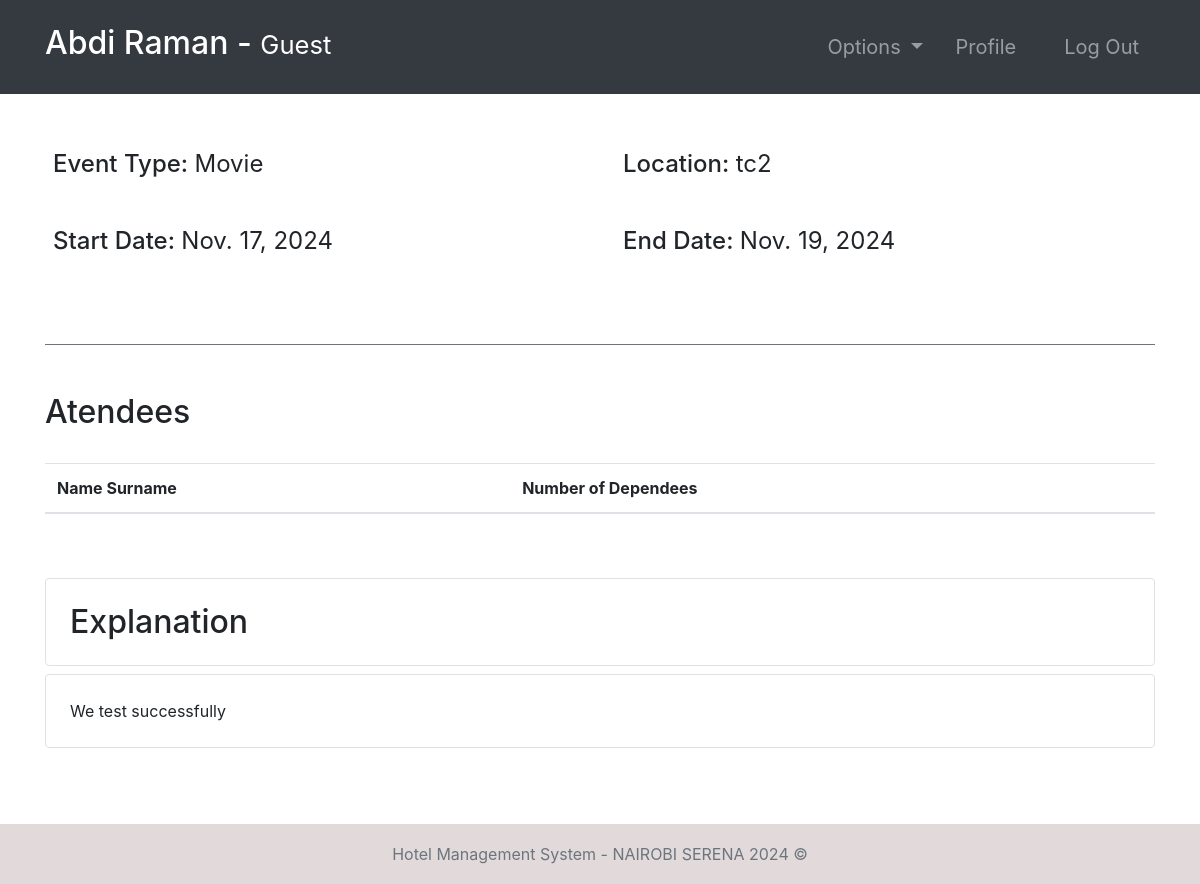
The page /event-profile/1/ (signed in) on the database its author committed.
### hotel/models.py (models this page shows, shortened)
class Event(models.Model):
    EVENT_TYPES = (
        ('Movie', 'Movie'),
        ('Theater', 'Theater'),
        ('Conference', 'Conference'),
        ('Concert', 'Concert'),
        ('Entertainment', 'Entertainment'),
        ('Live Music', 'Live Music'),
    )
    eventType = models.CharField(max_length=20, choices=EVENT_TYPES)
    location = models.CharField(max_length=100)
    startDate = models.DateField()
    endDate = models.DateField()
    explanation = models.TextField()

### hotel/views.py (the view)
# urls.py: path('event-profile/<str:id>/', event_profile, name="event-profile"),
@ login_required(login_url='login')
def event_profile(request, id):
    role = str(request.user.groups.all()[0])
    path = role + "/"
    tempEvent = Event.objects.get(id=id)
    attendees = EventAttendees.objects.filter(event=tempEvent)
    context = {
        "role": role,
        "attendees": attendees,
        "event": tempEvent
    }
    return render(request, path + "event-profile.html", context)

### Templates/guest/event-profile.html
{% extends '../index.html' %}
{% block context %}
{% include '../common_pages/event-profile.html' %}
{% endblock %}

### Templates/incs/nav.html (shortened to what this page needs)
<nav class="navbar navbar-dark bg-dark navbar-expand-lg py-3 " role="navigation">
    <div class="container">
        <a href="" class="navbar-brand">
            <h2 class="text-capitalize">
                {{ request.user.first_name }} {{ request.user.last_name }} -
                <small>
                    {{ role }}
                </small>
            </h2>
        </a>
        <div class="collapse navbar-collapse" id="navbarTags">
            <ul class="navbar-nav ml-auto">
                <li class="nav-item dropdown p-2">
                    <a class="nav-link dropdown-toggle" href="#" id="navbarDropdown" role="button"
                        data-toggle="dropdown" aria-haspopup="true" aria-expanded="false">
                        Options
                    </a>
                </li>
                <li class="nav-item mr-3 p-2">
                    {% if role == 'guest' %}
                    <a href="{% url 'guest-profile' user.id %}" class="nav-link">Profile</a>
                    {% endif %}
                </li>
                <li class="nav-item p-2 ">
                    <a href="{% url 'logout' %}" class="nav-link">Log Out</a>
                </li>
            </ul>
        </div>
    </div>
</nav>

### Templates/common_pages/event-profile.html (shortened to what this page needs)
<div class="container">
    <div class="row mt-5">
        <div class="col-6">
            <div class="p-2 h4">
                <span>Event Type: </span>
                <span class="font-weight-normal">{{event.eventType}}</span>
            </div>
            <br>
            <div class="p-2 h4">
                <span>Start Date:</span>
                <span class="font-weight-normal">{{event.startDate}}</span>
            </div>
        </div>
        <div class="col-6">
            <div class="p-2 h4">
                <span>Location:</span>
                <span class="font-weight-normal">{{event.location}}</span>
            </div>
            <br>
            <div class="p-2 h4">
                <span>End Date:</span>
                <span class="font-weight-normal">{{event.endDate}}</span>
            </div>
        </div>
    </div>
    <br>
    <div class="table-responsive my-5 border-top border-secondary pt-5">
        <div class="table-header row">
            <div class="col-sm-12 col-md-12 col-lg-4 mb-4">
                <h2>Atendees</h2>
            </div>
        </div>
        <table class="table table-hover">
            <thead>
                <tr>
                    <th>Name Surname</th>
                    <th>Number of Dependees</th>
                </tr>
            </thead>
        </table>
    </div>
    <div class="explanation  pb-5">
        <div class="header h2 border rounded p-4">Explanation</div>
        <div class="content">
            <p class="border rounded p-4">{{event.explanation}}</p>
        </div>
    </div>
</div>

### static/css/main.css (style rules this page uses)
* { margin: 0; padding: 0; -webkit-font-smoothing: antialiased; }
body { position: relative; }
nav .nav-item { font-size: 20px; }

### rows shown on the page
Event: eventType "Movie", startDate "Nov. 17, 2024", location "tc2", endDate "Nov. 19, 2024", explanation "We test successfully"

### other values the page prints
{{ request.user.first_name }} "Abdi"
{{ request.user.last_name }} "Raman"
{{ role }} "Guest"
